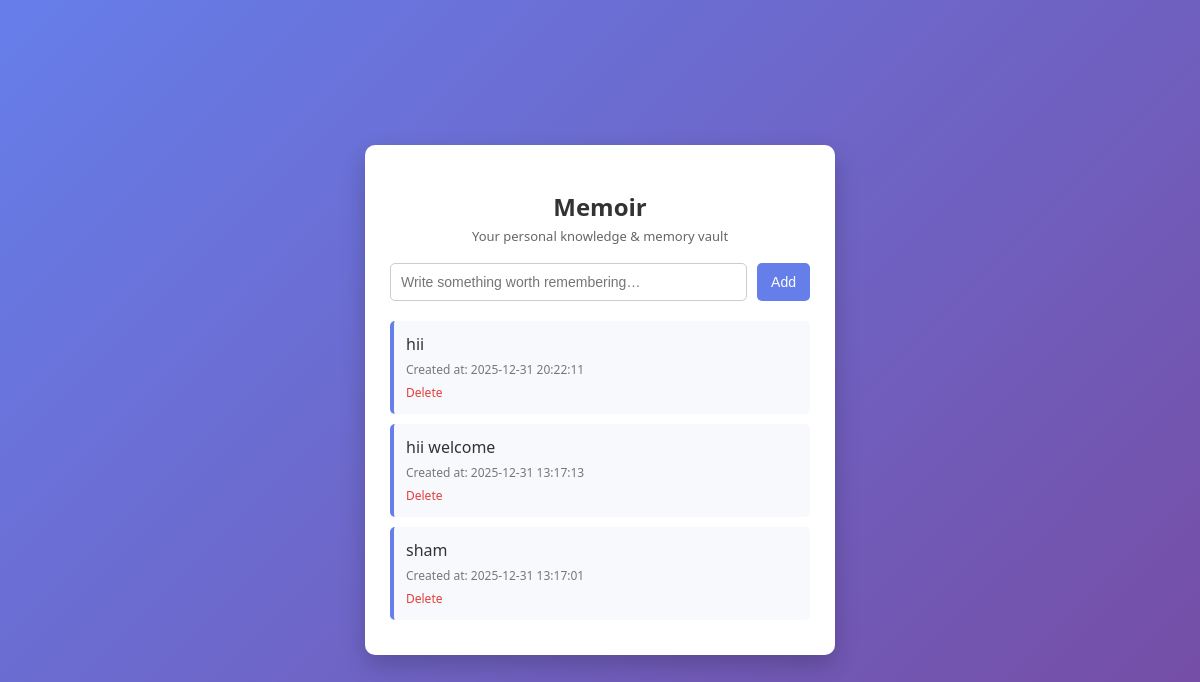
Before: / with the older database file.
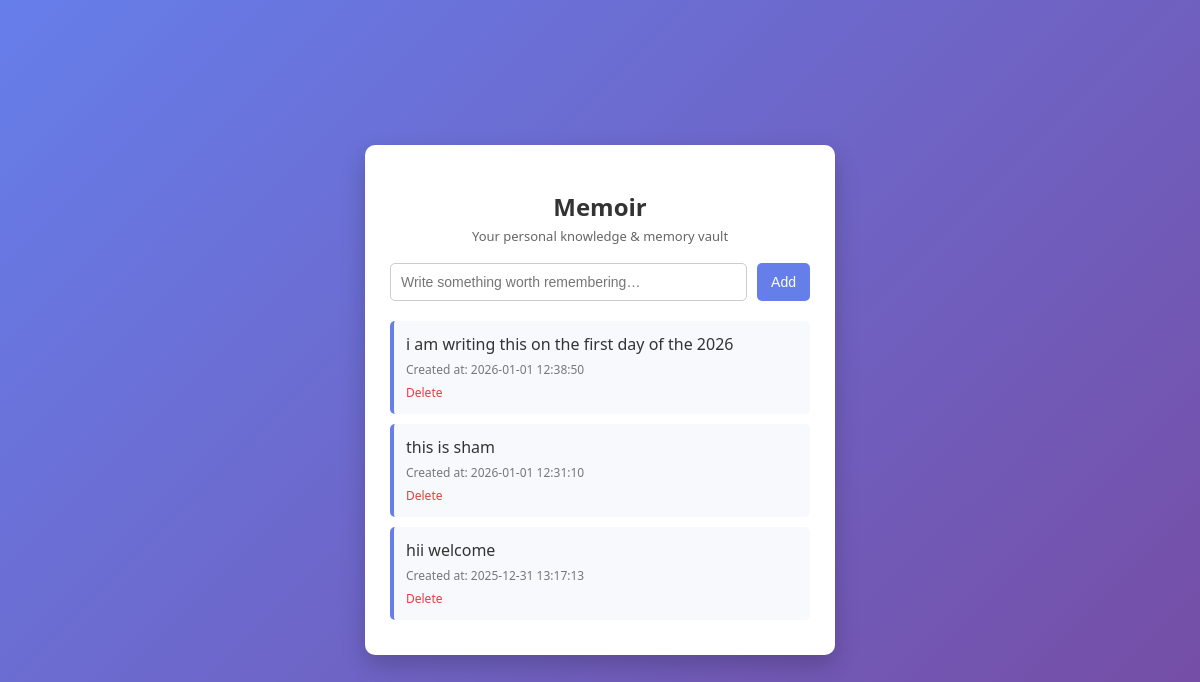
After: the same page with the newer database file.
### tables this page shows
CREATE TABLE notes (
            id INTEGER PRIMARY KEY AUTOINCREMENT,
            content TEXT NOT NULL,
            created_at TEXT NOT NULL
        );

### app.py (the view, shortened to what this page needs)
@app.route("/", methods=["GET", "POST"])
def home():
    conn = get_db_connection()
    notes = conn.execute(
        "SELECT * FROM notes ORDER BY id DESC"
    ).fetchall()
    conn.close()
    return render_template("index.html", notes=notes)

### app.py (called while the page is built)
def get_db_connection():
    conn = sqlite3.connect(DB_NAME)
    conn.row_factory = sqlite3.Row
    return conn

### templates/index.html (shortened to what this page needs)
<!DOCTYPE html>
<html>
<head>
</head>
<body>
    <div class="container">
        <h2>Memoir</h2>
        <div class="tagline">Your personal knowledge & memory vault</div>
        <form method="POST">
            <input type="text" name="note" placeholder="Write something worth remembering…" required>
            <button type="submit">Add</button>
        </form>
        {% for note in notes %}
            <div class="note">
                <p>{{ note["content"] }}</p>
                <div class="time">Created at: {{ note["created_at"] }}</div>
                <a class="delete" href="/delete/{{ note['id'] }}">Delete</a>
            </div>
        {% else %}
            <p class="empty">No memories yet.</p>
        {% endfor %}
    </div>
</body>
</html>

### templates/index.html (style rules this page uses)
body { margin: 0; min-height: 100vh; font-family: "Segoe UI", Tahoma, Arial, sans-serif; background: linear-gradient(135deg, #667eea, #764ba2); display: flex; align-items: center; justify-content: center; }
.container { background: #ffffff; width: 420px; padding: 25px; border-radius: 10px; box-shadow: 0 10px 25px rgba(0,0,0,0.2); }
h2 { text-align: center; color: #333; margin-bottom: 4px; }
.tagline { text-align: center; font-size: 13px; color: #666; margin-bottom: 18px; }
form { display: flex; gap: 10px; margin-bottom: 20px; }
input[type="text"] { flex: 1; padding: 10px; border-radius: 5px; border: 1px solid #ccc; font-size: 14px; }
button { padding: 10px 14px; border: none; border-radius: 5px; background: #667eea; color: white; font-size: 14px; cursor: pointer; }
.note { background: #f7f9fc; padding: 12px; margin-bottom: 10px; border-left: 4px solid #667eea; border-radius: 5px; }
.note p { margin: 0 0 6px 0; color: #333; }
.time { font-size: 12px; color: #777; }
.delete { display: inline-block; margin-top: 6px; font-size: 12px; color: #e53e3e; text-decoration: none; }

Changed rows visible on the page:
removed notes: content "hii", created_at "2025-12-31 20:22:11"
removed notes: content "sham", created_at "2025-12-31 13:17:01"
added notes: content "i am writing this on the first day of the 2026", created_at "2026-01-01 12:38:50"
added notes: content "this is sham", created_at "2026-01-01 12:31:10"
